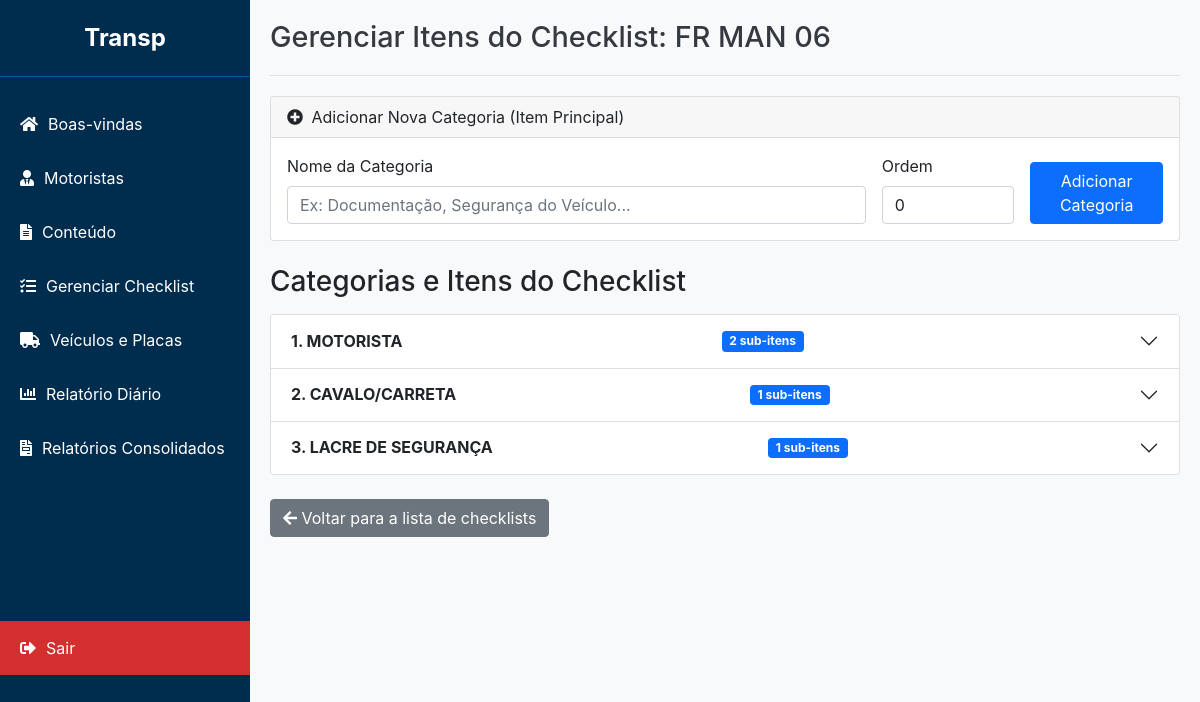
Page /admin/checklist/1 (signed in) on the committed database.
### app/models.py (models this page shows)
class Checklist(db.Model):
    id = db.Column(db.Integer, primary_key=True)
    tipo = db.Column(db.String(50), nullable=False) # DIÁRIO, SEMANAL, etc.
    codigo = db.Column(db.String(50), nullable=False)
    revisao = db.Column(db.String(20), nullable=False)
    data = db.Column(db.Date, nullable=False)
    itens = db.relationship('ChecklistItem', backref='checklist', lazy='dynamic', cascade="all, delete-orphan")
    preenchimentos = db.relationship('ChecklistPreenchido', backref='checklist', lazy=True)

class ChecklistItem(db.Model):
    id = db.Column(db.Integer, primary_key=True)
    checklist_id = db.Column(db.Integer, db.ForeignKey('checklist.id'), nullable=False)
    texto = db.Column(db.String(500), nullable=False)
    ordem = db.Column(db.Integer, default=0) # Para ordenar os itens
    parent_id = db.Column(db.Integer, db.ForeignKey('checklist_item.id'), nullable=True)
    sub_itens = db.relationship('ChecklistItem', backref=db.backref('parent', remote_side=[id]), lazy='dynamic', cascade="all, delete-orphan")

### app/routes.py (the view, shortened to what this page needs)
@admin_bp.route('/checklist/<int:checklist_id>', methods=['GET', 'POST'])
def checklist_detalhe(checklist_id):
    if 'admin_user' not in session:
        return redirect(url_for('admin.login'))
    checklist = Checklist.query.get_or_404(checklist_id)
    itens_principais = checklist.itens.filter_by(parent_id=None).order_by(ChecklistItem.ordem).all()
    return render_template(
        'checklist_detalhe.html',
        checklist=checklist,
        itens_principais=itens_principais,
        ChecklistItem=ChecklistItem  # Passa a classe para o template
    )

### app/templates/checklist_detalhe.html (shortened to what this page needs)
{% extends "base_adm.html" %}
{% block head %}
    <link rel="stylesheet" href="{{ url_for('static', filename='css/conteudo.css') }}">
{% endblock %}
{% block header %}
    Gerenciar Itens do Checklist: {{ checklist.codigo }}
{% endblock %}
{% block content %}
<div class="card mb-4">
    <div class="card-header">
        <i class="fas fa-plus-circle me-1"></i>
        Adicionar Nova Categoria (Item Principal)
    </div>
    <div class="card-body">
        <form method="POST" action="{{ url_for('admin.checklist_detalhe', checklist_id=checklist.id) }}" class="row g-3 align-items-end">
            <div class="col-md-8">
                <label for="texto_principal" class="form-label">Nome da Categoria</label>
                <input type="text" id="texto_principal" name="texto" class="form-control" placeholder="Ex: Documentação, Segurança do Veículo..." required>
            </div>
            <div class="col-md-2">
                <label for="ordem_principal" class="form-label">Ordem</label>
                <input type="number" id="ordem_principal" name="ordem" class="form-control" value="0" min="0">
            </div>
            <div class="col-md-2">
                <button type="submit" class="btn btn-primary w-100">Adicionar Categoria</button>
            </div>
        </form>
    </div>
</div>
<h3 class="mb-3">Categorias e Itens do Checklist</h3>
<div class="accordion" id="accordionChecklistItens">
    {% for item_principal in itens_principais %}
        <div class="accordion-item">
            <h2 class="accordion-header" id="heading-{{ item_principal.id }}">
                <button class="accordion-button collapsed" type="button" data-bs-toggle="collapse" data-bs-target="#collapse-{{ item_principal.id }}" aria-expanded="false" aria-controls="collapse-{{ item_principal.id }}">
                    <span class="me-auto"><strong>{{ item_principal.ordem }}. {{ item_principal.texto }}</strong></span>
                    <span class="badge bg-primary me-3">{{ item_principal.sub_itens.count() }} sub-itens</span>
                </button>
            </h2>
        </div>
    {% else %}
        <div class="card card-body text-center">
            <p class="mb-0">Nenhuma categoria cadastrada. Use o formulário acima para criar a primeira.</p>
        </div>
    {% endfor %}
</div>
<div class="mt-4">
    <a href="{{ url_for('admin.gerenciar_checklists') }}" class="btn btn-secondary"><i class="fas fa-arrow-left"></i> Voltar para a lista de checklists</a>
</div>
{% endblock %}

### app/templates/base_adm.html (style rules this page uses)
:root { --sidebar-width: 250px; --header-height: 60px; --primary-blue: #002D4E; --light-blue: #005A9C; --logout-red: #d32f2f; --logout-red-hover: #c62828; --flash-success: #d4edda; --flash-success-text: #155724; --flash-error: #f8d7da; --flash-error-text: #721c24; --flash-info: #cce5ff; --flash-info-text: #004085; }
body { font-family: -apple-system, BlinkMacSystemFont, "Segoe UI", Roboto, "Helvetica Neue", Arial, sans-serif; margin: 0; background-color: #f8f9fa; }

### rows in the picture
Checklist: codigo "FR MAN 06"
ChecklistItem: ordem "1", texto "MOTORISTA", sub_itens.count "2"
ChecklistItem: ordem "2", texto "CAVALO/CARRETA", sub_itens.count "1"
ChecklistItem: ordem "3", texto "LACRE DE SEGURANÇA", sub_itens.count "1"
